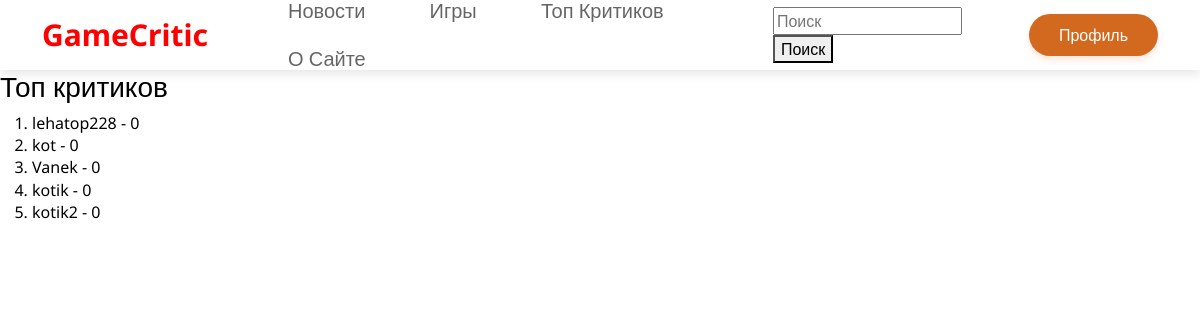
The page /top-users (signed in) on the database its author committed.
### data/users.py (models this page shows, shortened)
class User(SqlAlchemyBase, UserMixin):
    __tablename__ = 'users'
    id = sqlalchemy.Column(sqlalchemy.Integer, primary_key=True, autoincrement=True)
    login = sqlalchemy.Column(sqlalchemy.String, nullable=False, unique=True)
    name = sqlalchemy.Column(sqlalchemy.String, nullable=True)
    surname = sqlalchemy.Column(sqlalchemy.String, nullable=True)
    email = sqlalchemy.Column(sqlalchemy.String, nullable=True, unique=True)
    profile_photo = sqlalchemy.Column(sqlalchemy.String, nullable=True)
    rating = sqlalchemy.Column(sqlalchemy.Integer, default=0)
    certified = sqlalchemy.Column(sqlalchemy.Boolean, default=False)
    rank = sqlalchemy.Column(sqlalchemy.String, default='Любитель')
    hashed_password = sqlalchemy.Column(sqlalchemy.String, nullable=True)
    modified_date = sqlalchemy.Column(sqlalchemy.DateTime, default=datetime.datetime.now())
    reviews = orm.relationship('Review', back_populates='user')
    news = orm.relationship('News', back_populates='user')

### main.py (the view)
@app.route('/top-users')
def top_users():
    db_sess = db_session.create_session()
    users = db_sess.query(User).order_by(User.rating).all()
    return render_template('top_users.html', users=users)

### forms/search.py
class SearchForm(FlaskForm):
    searched = StringField('Searched', validators=[DataRequired()])
    submit = SubmitField('Искать')

### data/db_session.py (called while the page is built)
def create_session() -> Session:
    global __factory
    return __factory()

### main.py (called while the page is built)
@login_manager.user_loader
def load_user(user_id):
    db_sess = db_session.create_session()
    return db_sess.query(User).get(user_id)

@app.context_processor
def base():
    form = SearchForm()
    return dict(form=form)

### templates/top_users.html (shortened to what this page needs)
{% extends "index.html" %}
{%block body%}
    <h3>Топ критиков</h3>
    <ol>
        {%for user in users%}
        <li>{{user.login}} - {{user.rating}}</li>
        {%endfor%}
    </ol>
{%endblock%}

### static/css/styles.css (style rules this page uses)
body { position: relative; font-family: 'Noto Sans', sans-serif; font-size: 16px; line-height: 1.4; color: #000; min-width: 320px; overflow-x: hidden; height: auto; }

### rows shown on the page
User: login "lehatop228", rating "0"
User: login "kot", rating "0"
User: login "Vanek", rating "0"
User: login "kotik", rating "0"
User: login "kotik2", rating "0"
